Frame 1 (no input): blank canvas, image omitted
Frame 60 (no input): blank canvas, image omitted
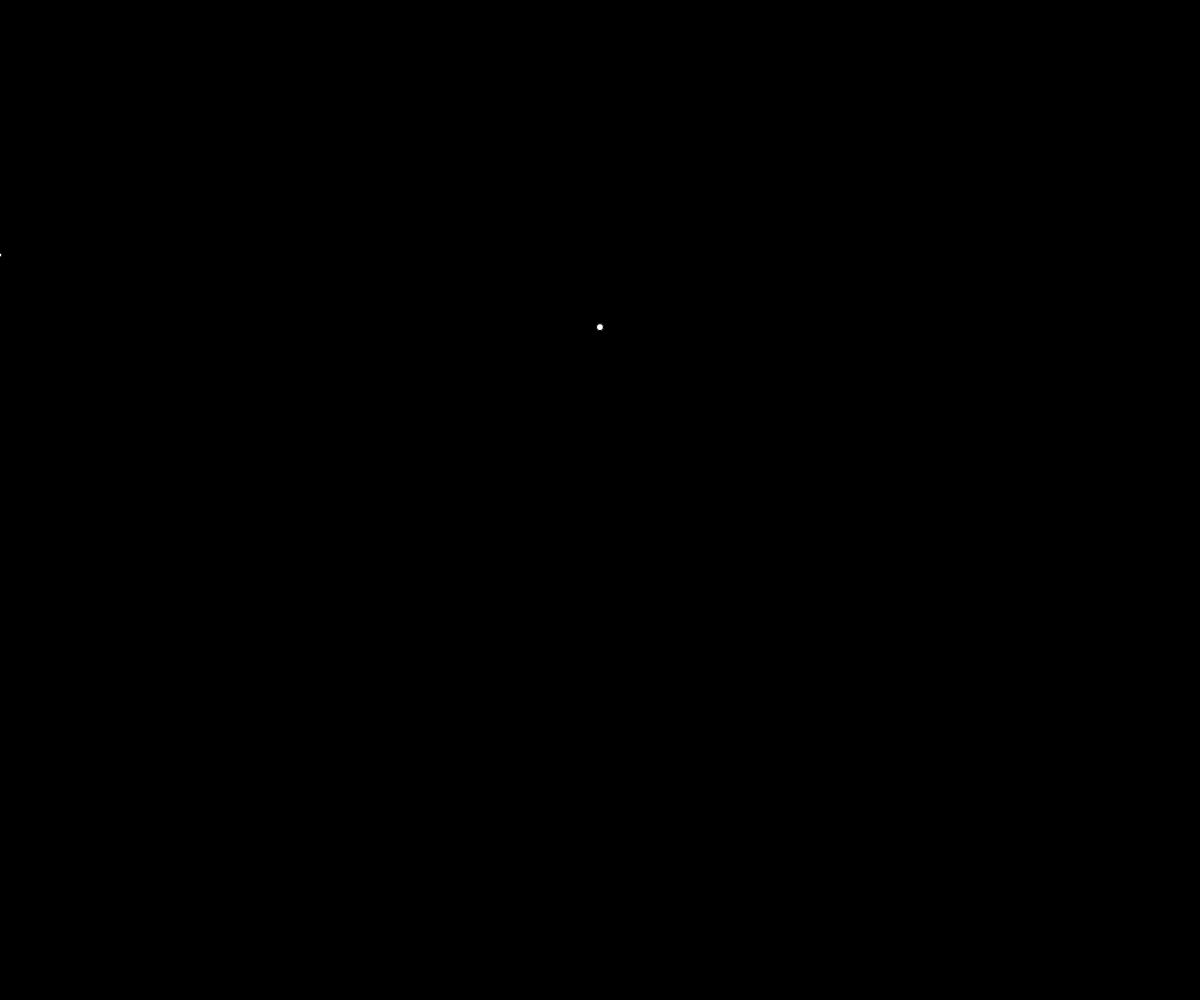
Frame 120 (the mouse pressed at the canvas centre since frame 60)

The p5.js sketch whose frames 1 and 60 were blank and that drew this single picture after the mouse press (run headless with seeded random() and noise() and a simulated clock; from frame 60 on, the mouse is pressed at the canvas centre):

// p5.js sketch
// ── sketch.js
let fallingObject = [];
function setup() {
  // put setup code here
  createCanvas(windowWidth, windowHeight)
  // fo = new FallingObject(100, 100);
}

function draw() {
  background(0);
  if (fallingObject != null) {
    let i = 0
    for (let fo of fallingObject) {
      fo.show();
      fo.update();
      if(fo.y > height || fo.y < 0){
        fallingObject.splice(i, 1);
      }
      i++;
    }
  }
}
function mouseMoved() {
  fallingObject.push(new FallingObject(mouseX, mouseY));
}
// ── fallingObject.js
class FallingObject {
    constructor(x, y) {
        this.x = x;
        this.y = y;
        this.gravity = random(-5, 5);
        this.r = 10;
    }
    update() {
        this.y += this.gravity;
        this.r -= 0.05;
        if(this.r < 3)this.r = 3;
    }
    show() {
        ellipse(this.x, this.y, this.r)
    }
}
